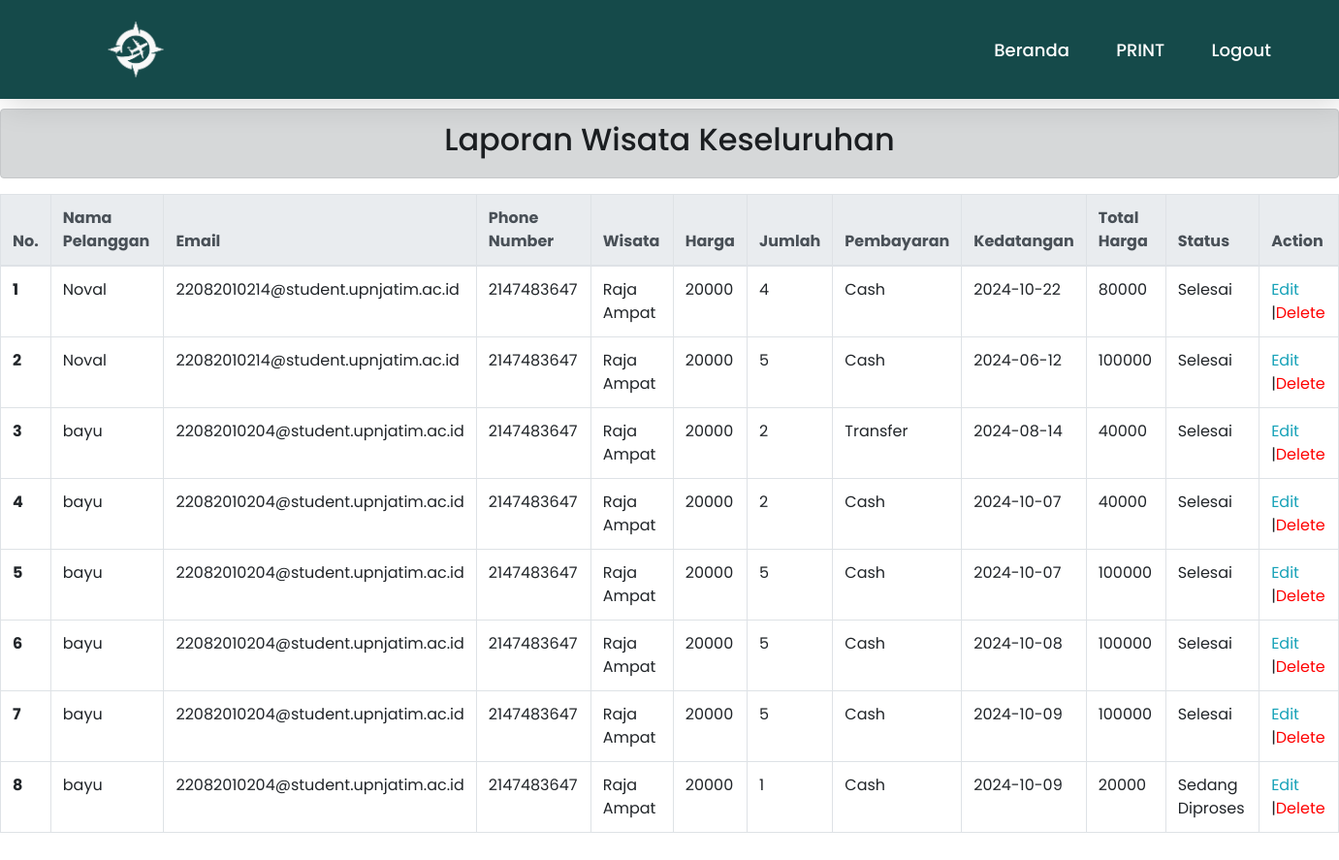
Screenshot of /laporanowner.php with the database file from the repository.
### tables this page shows
CREATE TABLE `tb_pesanan` (
  `id_pesanan` int(20) NOT NULL,
  `name` text NOT NULL,
  `email` text NOT NULL,
  `phone_number` int(20) NOT NULL,
  `nama_wisata` text NOT NULL,
  `harga` int(11) NOT NULL,
  `jumlah` int(11) NOT NULL,
  `pembayaran` text NOT NULL,
  `tanggal_kunjung` date NOT NULL,
  `total` int(11) NOT NULL,
  `status` varchar(16) NOT NULL
);

### laporanowner.php (the view, shortened to what this page needs)
<?php
include_once ("koneksi.php");
$query= "SELECT * FROM tb_pesanan";
$hasil= mysqli_query ($conn, $query);
?>
<!DOCTYPE html>
<html>
<head>
    <link rel="stylesheet" href="css/bootstrap.css">
    <link rel="stylesheet" href="css/style.css">
</head>
<body>
    <div class="atasan">
    <nav>
        <img src="./asset/Logo.png" class="logo" alt="Logo" title="Pesona Wisata">
        <ul class="navbar">
            <li>
                <a href="owner.php">Beranda</a>
                <a href="laporan_pdf.php" target="_blank" >PRINT</a>
                <a href="./logout.php">Logout</a>
            </li>
        </ul>
    </nav>
    </div>
    <div class="alert alert-dark text-center" role="alert">
        <h2>Laporan Wisata Keseluruhan</h2>
    </div>
    <table class="table table-bordered">
        <thead class="thead-light">
            <tr>
            <th scope="col">No.</th>
            <th scope="col">Nama Pelanggan</th>
            <th scope="col">Email</th>
            <th scope="col">Phone Number</th>
            <th scope="col">Wisata</th>
            <th scope="col">Harga</th>
            <th scope="col">Jumlah</th>
            <th scope="col">Pembayaran</th>
            <th scope="col">Kedatangan</th>
            <th scope="col">Total Harga</th>
            <th scope="col">Status</th>
            <th scope="col">Action</th>
            </tr>
        </thead>
        <tbody>
            <?php $nomor=1;
                while ($data=mysqli_fetch_array ($hasil)){?>
                <tr>
                    <th scope="row"> <?php echo $nomor; ?> </th>
                    <td> <?php echo $data['name']; ?> </td>
                    <td> <?php echo $data['email']; ?> </td>
                    <td> <?php echo $data['phone_number']; ?> </td>
                    <td> <?php echo $data['nama_wisata']; ?> </td>
                    <td> <?php echo $data['harga']; ?> </td>
                    <td> <?php echo $data['jumlah']; ?> </td>
                    <td> <?php echo $data['pembayaran']; ?> </td>
                    <td> <?php echo $data['tanggal_kunjung']; ?> </td>
                    <td> <?php echo $data['total']; ?> </td>
                    <td> <?php echo $data['status']; ?> </td>
                    <td> <a href="editpesanan.php?id=<?php echo $data['id_pesanan'] ?>" class="text-info" >Edit</a>
                    |<a style="color: red;" href="hapuspesanan.php?id=<?php echo $data['id_pesanan'] ?>">Delete</a> </td>
                </tr>
            <?php $nomor++; }?>
        </tbody>
    </table>
    <div id="chartContainer" style="height: 370px; width: 100%;"></div>
</body>
</body>
</html>

### css/style.css (style rules this page uses)
* { padding:0; margin:0; box-sizing:border; font-family:'Poppins',sans-serif; text-decoration: none; list-style: none; scroll-behavior: smooth; }
nav { width: 100%; position: fixed; background-color: #154a4a; box-shadow: 5px 5px 30px rgba(0, 0, 0, 15%); display: flex; align-items: center; justify-content: space-between; padding-top: 0.3125rem; padding-bottom: 0.3125rem; z-index: 1000; }
nav .logo { width: 60px; margin: 2vh; margin-left: 8%; }
nav ul li { list-style: none; display: inline-block; margin-left: 40px; }
.navbar { margin: 0%; display: flex; margin-right: 4vh; }
.navbar a { color: white; font-size: 18px; padding: 10px 22px; border-radius: 4px; font-weight: 500; text-decoration: none; transition: ease 0.40s; }
nav ul li a { text-decoration: none; color: rgb(255, 255, 255); font-size: 17px; }
.atasan { position: relative; z-index: 1; width: 100%; height: 14vh; background-image: linear-gradient; }

### rows the page displays
tb_pesanan: name "Noval", email "22082010214@student.upnjatim.ac.id", phone_number "2147483647", nama_wisata "Raja Ampat", harga "20000", jumlah "4", pembayaran "Cash", tanggal_kunjung "2024-10-22", total "80000", status "Selesai"
tb_pesanan: name "Noval", email "22082010214@student.upnjatim.ac.id", phone_number "2147483647", nama_wisata "Raja Ampat", harga "20000", jumlah "5", pembayaran "Cash", tanggal_kunjung "2024-06-12", total "100000", status "Selesai"
tb_pesanan: name "bayu", email "22082010204@student.upnjatim.ac.id", phone_number "2147483647", nama_wisata "Raja Ampat", harga "20000", jumlah "2", pembayaran "Transfer", tanggal_kunjung "2024-08-14", total "40000", status "Selesai"
tb_pesanan: name "bayu", email "22082010204@student.upnjatim.ac.id", phone_number "2147483647", nama_wisata "Raja Ampat", harga "20000", jumlah "2", pembayaran "Cash", tanggal_kunjung "2024-10-07", total "40000", status "Selesai"
tb_pesanan: name "bayu", email "22082010204@student.upnjatim.ac.id", phone_number "2147483647", nama_wisata "Raja Ampat", harga "20000", jumlah "5", pembayaran "Cash", tanggal_kunjung "2024-10-07", total "100000", status "Selesai"
tb_pesanan: name "bayu", email "22082010204@student.upnjatim.ac.id", phone_number "2147483647", nama_wisata "Raja Ampat", harga "20000", jumlah "5", pembayaran "Cash", tanggal_kunjung "2024-10-08", total "100000", status "Selesai"
tb_pesanan: name "bayu", email "22082010204@student.upnjatim.ac.id", phone_number "2147483647", nama_wisata "Raja Ampat", harga "20000", jumlah "5", pembayaran "Cash", tanggal_kunjung "2024-10-09", total "100000", status "Selesai"
tb_pesanan: name "bayu", email "22082010204@student.upnjatim.ac.id", phone_number "2147483647", nama_wisata "Raja Ampat", harga "20000", jumlah "1", pembayaran "Cash", tanggal_kunjung "2024-10-09", total "20000", status "Sedang Diproses"
